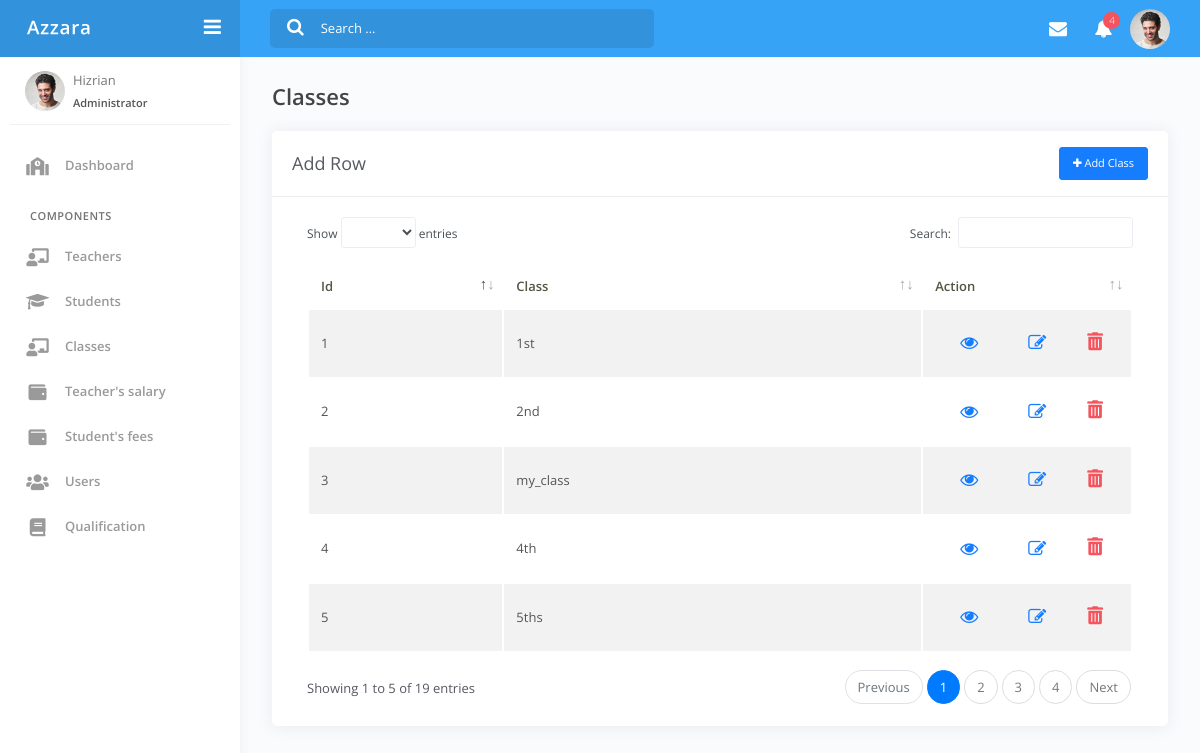
Page /classes.php (signed in) on the committed database.
### tables this page shows
CREATE TABLE `classes` (
  `id` int(11) NOT NULL,
  `cls_name` varchar(11) NOT NULL
);

### dbwork.php (called while the page is built, shortened)
<?php
  class Mydb{
    private $db_host = "localhost";
    private $db_user = "root";
    private $db_pass = "";
    private $db_name = "school_ms";
    public $conn = "";
    function __construct(){
      $this->conn = new mysqli($this->db_host, $this->db_user, $this->db_pass,$this->db_name) or die("Connection failed");
    }
    public function fetch_class(){
      $query  = "SELECT * FROM `classes`";
      $res    = $this->conn->query($query);
      $i= 0;
      $data = array();
      while($row = $res->fetch_assoc()){
        foreach ($row as $key => $value) {
          $data[$i][$key] = $value;
        }
        $i++;
      }
      return $data;
    }
  }
  $obj = new Mydb();
?>

### classes.php (the view, shortened to what this page needs)
<?php
	require "dbwork.php";
	$obj->is_logged_in();
	$classes = $obj->fetch_class();
?>
<!DOCTYPE html>
<html lang="en">
<?php
	require("head.php");
?>
<body>
	<div class="wrapper">
		<?php require("navbar.php"); ?>
		<?php require("sidebar.php"); ?>
		<div class="main-panel">
			<div class="content">
				<div class="page-inner">
					<div class="page-header">
						<h4 class="page-title">Classes</h4>
					</div>
						<div class="card">
							<div class="card-header">
								<div class="d-flex align-items-center">
										<h4 class="card-title">Add Row</h4>
										<a href="add_class.php" class="btn btn-primary btn-sm ml-auto">
											<i class="fa fa-plus"></i>
											Add Class
										</a>
									</div>
							</div>
							<div class="card-body">
								<table id="add-row" class="display table table-striped table-hover">
									<thead>
										<tr>
											<th>Id</th>
											<th>Class</th>
											<th style="width: 10%">Action</th>
										</tr>
									</thead>
									<tbody>
									<?php
											foreach ($classes as $key => $value) { ?>
												<tr>
													<td><?php echo $value['id']?></td>
													<td><?php echo $value['cls_name']?></td>
													<td>
														<div class="form-button-action">
															<a href="view_class.php?id=<?php echo $value['id']; ?>">
															<button type="button" data-toggle="tooltip" title="" class="btn btn-link btn-primary btn-lg" data-original-title="View">
																<i class="fa fa-eye" style="font-size: 18px;"></i>
															</button>
															</a>
															<a href="update_class.php?id=<?php echo $value['id']; ?>">
															<button type="button" data-toggle="tooltip" title="" class="btn btn-link btn-primary btn-lg" data-original-title="Edit Task">
																<i class="fa fa-edit" style="font-size: 18px;"></i>
															</button>
															</a>
															<a href="process.php?id=<?php echo $value['id']; ?>&submit_btn=delete_class">
															<button type="button" data-toggle="tooltip" title="" class="btn btn-link btn-danger" data-original-title="Remove">
																<i class="fas fa-trash-alt" style="font-size: 18px;"></i>
															</button>
															</a>
														</div>
													</td>
												</tr><?php
											}
										?>
									</tbody>
								</table>
							</div>
						</div>
				</div>
			</div>
		</div>
	</div>
</body>
</html>

### head.php (style rules this page uses)
body { overflow-y: scroll; }

### rows in the picture
classes: id "1", cls_name "1st"
classes: id "2", cls_name "2nd"
classes: id "3", cls_name "my_class"
classes: id "4", cls_name "4th"
classes: id "5", cls_name "5ths"
